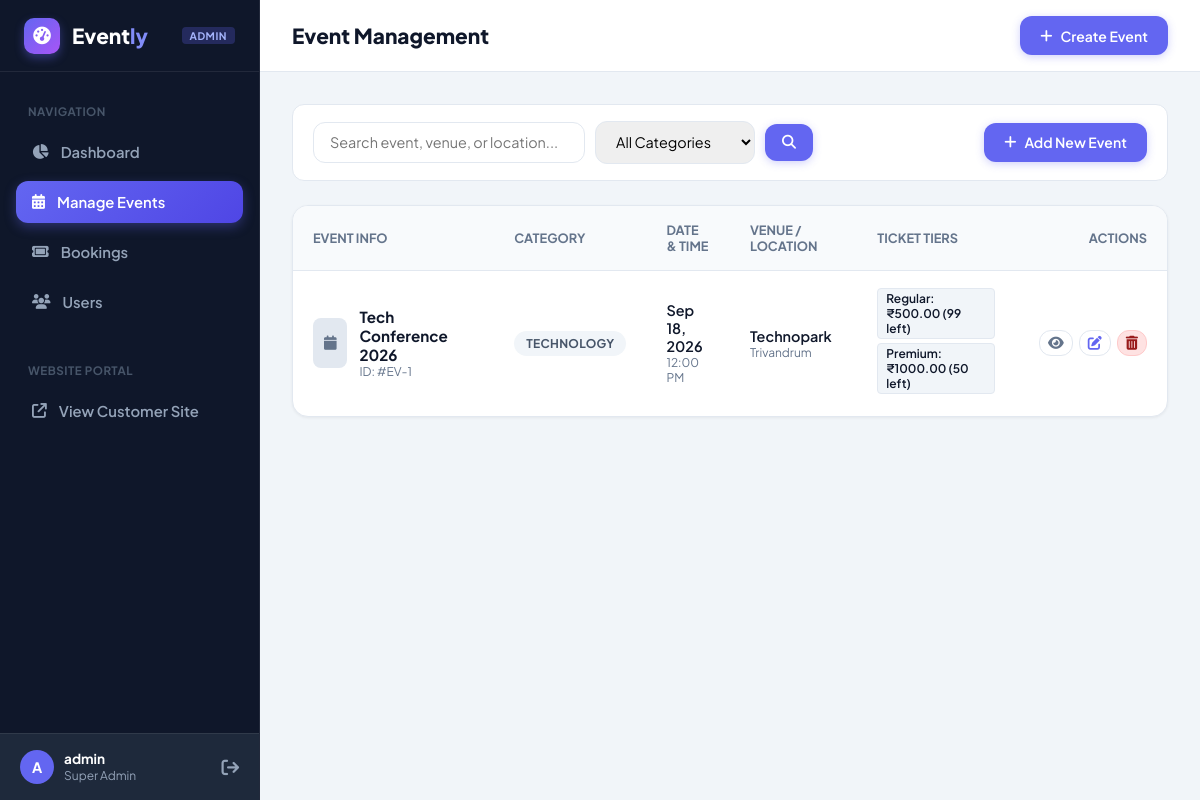
Screenshot of /adminpanel/events/ (signed in) with the database file from the repository.
### events/models.py (models this page shows, shortened)
class Event(models.Model):
    name = models.CharField(max_length=200)
    description = models.TextField()
    category = models.CharField(max_length=100)
    date = models.DateField()
    time = models.TimeField()
    venue = models.CharField(max_length=200)
    location = models.CharField(max_length=200)
    image = models.ImageField(
        upload_to='event_images/',
        blank=True,
        null=True
    )

class TicketType(models.Model):
    event=models.ForeignKey(Event,on_delete=models.CASCADE,related_name='ticket_types')
    name=models.CharField(max_length=100)
    price=models.DecimalField(max_digits=10,decimal_places=2)
    quantity=models.PositiveIntegerField()

### adminpanel/views.py (the view)
# urls.py: path('events/', views.admin_events, name='admin_events'),
@user_passes_test(lambda u: u.is_authenticated and u.is_staff, login_url='admin_login')
def admin_events(request):
    search = request.GET.get('search', '').strip()
    category = request.GET.get('category', '').strip()
    events_qs = Event.objects.prefetch_related('ticket_types').order_by('-date')
    if search:
        events_qs = events_qs.filter(
            Q(name__icontains=search) |
            Q(venue__icontains=search) |
            Q(location__icontains=search)
        )
    if category:
        events_qs = events_qs.filter(category__iexact=category)
    categories = Event.objects.values_list('category', flat=True).distinct()
    return render(
        request,
        'admin_events.html',
        {
            'events': events_qs,
            'categories': categories,
            'search': search,
            'selected_category': category,
        }
    )

### adminpanel/templates/admin_events.html (shortened to what this page needs)
{% extends 'admin_base.html' %}
{% block page_title %}Event Management{% endblock %}
{% block content %}
<div class="filter-bar">
    <form method="GET" class="search-form">
        <input type="text" name="search" class="form-control" placeholder="Search event, venue, or location..." value="{{ search }}">
        <select name="category" class="form-control" style="max-width: 160px;">
            <option value="">All Categories</option>
        </select>
        <button type="submit" class="btn btn-primary" style="padding: 0.65rem 1rem;">
            <i class="fa-solid fa-magnifying-glass"></i>
        </button>
    </form>
    <a href="{% url 'admin_add_event' %}" class="btn btn-primary">
        <i class="fa-solid fa-plus"></i> Add New Event
    </a>
</div>
<div class="data-card">
    <table class="data-table">
        <thead>
            <tr>
                <th>Event Info</th>
                <th>Category</th>
                <th>Date & Time</th>
                <th>Venue / Location</th>
                <th>Ticket Tiers</th>
                <th style="text-align: right;">Actions</th>
            </tr>
        </thead>
        <tbody>
            {% for event in events %}
            <tr>
                <td>
                    <div style="display: flex; align-items: center; gap: 12px;">
                        {% if event.image %}
                            <img src="{{ event.image.url }}" alt="{{ event.name }}" class="event-thumb">
                        {% else %}
                            <div class="event-thumb"><i class="fa-solid fa-calendar"></i></div>
                        {% endif %}
                        <div>
                            <div style="font-weight: 700; font-size: 0.95rem;">{{ event.name }}</div>
                            <div style="font-size: 0.75rem; color: var(--text-muted);">ID: #EV-{{ event.id }}</div>
                        </div>
                    </div>
                </td>
                <td>
                    <span class="badge badge-secondary">{{ event.category|default:"General" }}</span>
                </td>
                <td>
                    <div style="font-weight: 600;">{{ event.date|date:"M d, Y" }}</div>
                    <div style="font-size: 0.75rem; color: var(--text-muted);">{{ event.time|time:"g:i A" }}</div>
                </td>
                <td>
                    <div style="font-weight: 600;">{{ event.venue }}</div>
                    <div style="font-size: 0.75rem; color: var(--text-muted);">{{ event.location }}</div>
                </td>
                <td>
                    {% for ticket in event.ticket_types.all %}
                        <span class="ticket-chip">
                            {{ ticket.name }}: ₹{{ ticket.price }} ({{ ticket.quantity }} left)
                        </span>
                    {% empty %}
                        <span style="font-size: 0.8rem; color: var(--text-muted);">No ticket types configured</span>
                    {% endfor %}
                </td>
                <td style="text-align: right;">
                    <div style="display: inline-flex; align-items: center; gap: 6px;">
                        <a href="{% url 'event_details' event.id %}" target="_blank" class="btn btn-outline" style="padding: 5px 8px;" title="View Live Page">
                            <i class="fa-solid fa-eye"></i>
                        </a>
                        <a href="{% url 'admin_edit_event' event.id %}" class="btn btn-outline" style="padding: 5px 8px; color: var(--primary);" title="Edit Event">
                            <i class="fa-solid fa-pen-to-square"></i>
                        </a>
                        <form method="POST" action="{% url 'admin_delete_event' event.id %}" style="display: inline;" onsubmit="return confirm('Are you sure you want to permanently delete event \'{{ event.name }}\'?');">
                            <button type="submit" class="btn btn-danger" style="padding: 5px 8px;" title="Delete Event">
                                <i class="fa-solid fa-trash-can"></i>
                            </button>
                        </form>
                    </div>
                </td>
            </tr>
            {% endfor %}
        </tbody>
    </table>
</div>
{% endblock %}

### adminpanel/templates/admin_base.html (shortened to what this page needs)
<!DOCTYPE html>
<html lang="en">
<head>
    <link rel="stylesheet" href="https://cdnjs.cloudflare.com/ajax/libs/font-awesome/6.5.1/css/all.min.css">
</head>
<body>
    <aside class="admin-sidebar">
        <a href="{% url 'admin_dashboard' %}" class="sidebar-brand">
            <div class="logo-icon"><i class="fa-solid fa-gauge-high"></i></div>
            <span>Event<span style="color: #818cf8;">ly</span></span>
            <span class="badge-admin">Admin</span>
        </a>
        <ul class="sidebar-nav">
            <li class="sidebar-label">Navigation</li>
            <li class="nav-item">
                <a href="{% url 'admin_dashboard' %}" class="{% if request.resolver_match.url_name == 'admin_dashboard' %}active{% endif %}">
                    <i class="fa-solid fa-chart-pie"></i> Dashboard
                </a>
            </li>
            <li class="nav-item">
                <a href="{% url 'admin_events' %}" class="{% if 'event' in request.resolver_match.url_name %}active{% endif %}">
                    <i class="fa-solid fa-calendar-days"></i> Manage Events
                </a>
            </li>
            <li class="nav-item">
                <a href="{% url 'admin_bookings' %}" class="{% if 'booking' in request.resolver_match.url_name %}active{% endif %}">
                    <i class="fa-solid fa-ticket"></i> Bookings
                </a>
            </li>
            <li class="nav-item">
                <a href="{% url 'admin_users' %}" class="{% if 'user' in request.resolver_match.url_name %}active{% endif %}">
                    <i class="fa-solid fa-users"></i> Users
                </a>
            </li>
            <li class="sidebar-label" style="margin-top: 1.5rem;">Website Portal</li>
            <li class="nav-item">
                <a href="{% url 'home' %}" target="_blank">
                    <i class="fa-solid fa-arrow-up-right-from-square"></i> View Customer Site
                </a>
            </li>
        </ul>
        <div class="sidebar-footer">
            <div class="admin-user-info">
                <div class="admin-avatar">{{ request.user.username|make_list|first|upper }}</div>
                <div>
                    <div class="admin-name">{{ request.user.first_name|default:request.user.username }}</div>
                    <div class="admin-role">Super Admin</div>
                </div>
            </div>
            <a href="{% url 'admin_logout' %}" style="color: #94a3b8; text-decoration: none; font-size: 1.1rem;" title="Logout">
                <i class="fa-solid fa-arrow-right-from-bracket"></i>
            </a>
        </div>
    </aside>
    <div class="admin-main">
        <header class="admin-topbar">
            <h1 class="topbar-title">{% block page_title %}Dashboard{% endblock %}</h1>
            <div class="topbar-actions">
                {% block topbar_actions %}
                    <a href="{% url 'admin_add_event' %}" class="btn btn-primary">
                        <i class="fa-solid fa-plus"></i> Create Event
                    </a>
                {% endblock %}
            </div>
        </header>
        <div class="admin-content">
            {% block content %}{% endblock %}
        </div>
    </div>
</body>
</html>

### adminpanel/templates/admin_events.html (style rules this page uses)
.filter-bar { background: white; border-radius: var(--radius-md); border: 1px solid var(--border); padding: 1rem 1.25rem; margin-bottom: 1.5rem; display: flex; align-items: center; justify-content: space-between; gap: 1rem; flex-wrap: wrap; }
.search-form { display: flex; align-items: center; gap: 10px; flex: 1; max-width: 500px; }
.form-control { width: 100%; padding: 0.65rem 1rem; border: 1px solid var(--border); border-radius: var(--radius-md); font-size: 0.9rem; outline: none; transition: var(--transition); }
.event-thumb { width: 50px; height: 50px; border-radius: var(--radius-sm); object-fit: cover; background: #e2e8f0; display: flex; align-items: center; justify-content: center; color: #64748b; }
.ticket-chip { display: inline-block; background: #f1f5f9; border: 1px solid var(--border); padding: 2px 8px; border-radius: 4px; font-size: 0.75rem; font-weight: 600; margin-right: 4px; margin-bottom: 4px; }

### rows the page displays
Event: name "Tech Conference 2026", id "1", category "TECHNOLOGY", date "Sep 18, 2026", time "12:00 PM", venue "Technopark", location "Trivandrum"
TicketType: name "Regular", price "500.00", quantity "99"
TicketType: name "Premium", price "1000.00", quantity "50"

### other values shown
{{ request.user.username|make_list|first|upper }} "A"
{{ request.user.first_name|default:request.user.username }} "admin"
